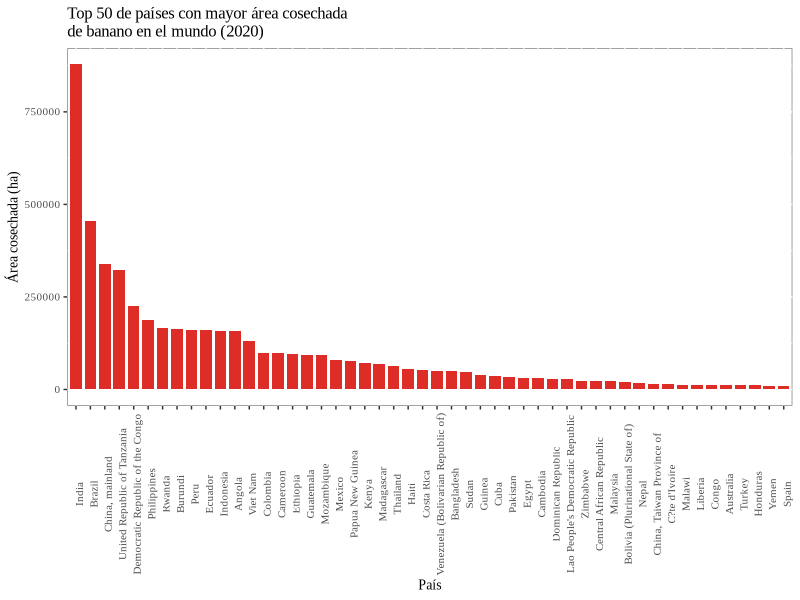
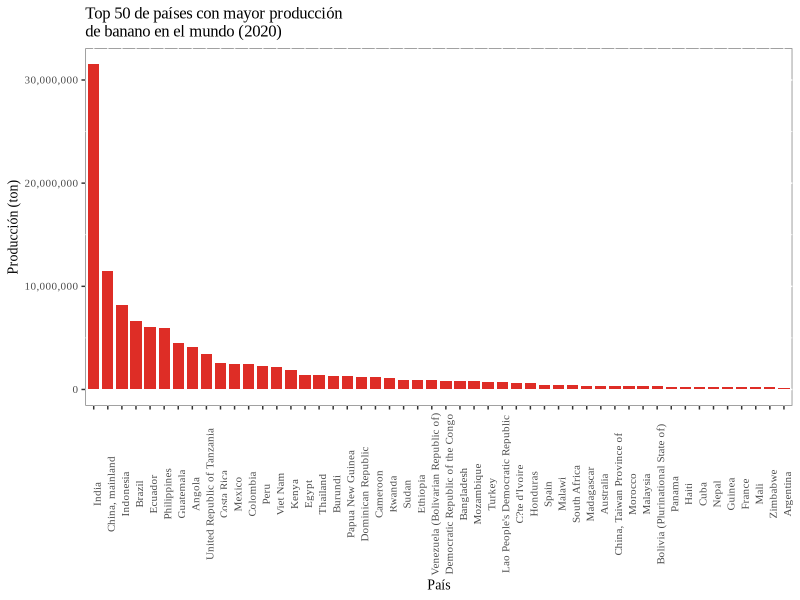
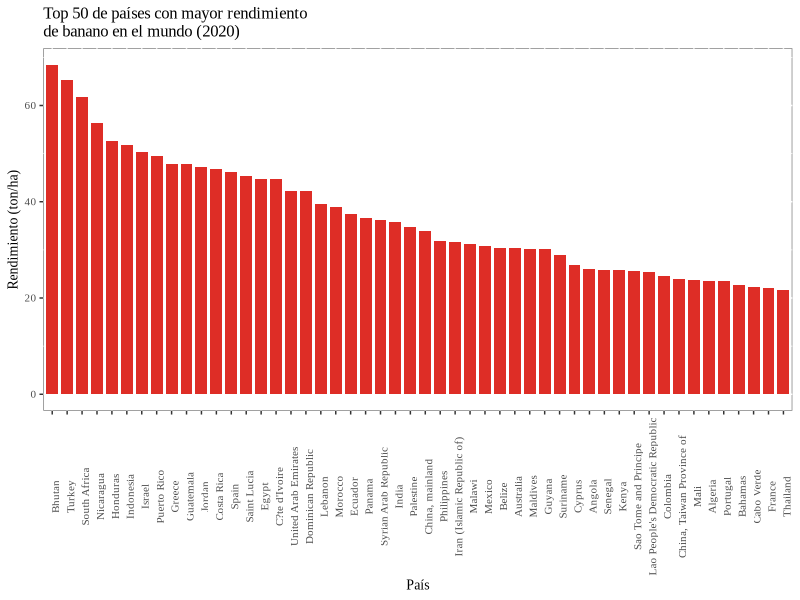

These figures' R source, in order:
setwd('D:/Sioma/Datos_banano')
dir()
data<-read.csv("FAOSTAT_2020_paises.csv")
unique(data$Element)

library(tidyr)
library(dplyr)
library(ggplot2)

###data_2<-pivot_wider(data,names_from='Element', values_from='Value')


area<-filter(data, Element=='Area harvested')
rendimiento<-filter(data, Element=='Yield')
produccion<-filter(data, Element=='Production')


############# Area

area <- filter(area, Area != "China")

area<-arrange(area, desc(Value))

area2<-area[1:50,]

ggplot(area2,aes(x=reorder(Area, -Value),y=Value))+
        geom_col(fill='#de2d26', width = 0.8)+ theme(axis.text.x = element_text(angle = 90))+
        theme(panel.background = element_rect(fill = "white", colour = "grey50"))+
        labs(x="País", y="Área cosechada (ha)", 
             title='Top 50 de países con mayor área cosechada \nde banano en el mundo (2020)')+
        theme(text=element_text(family="Times New Roman", size=10))
        
############ Produccion

install.packages('scales')
library(scales)

produccion <- filter(produccion, Area != "China") 

produccion<-arrange(produccion, desc(Value))

produccion2<-produccion[1:50,]

ggplot(produccion2,aes(x=reorder(Area, -Value),y=Value))+
        geom_col(fill='#de2d26', width = 0.8)+ theme(axis.text.x = element_text(angle = 90))+
        theme(panel.background = element_rect(fill = "white", colour = "grey50"))+
        labs(x="País", y="Producción (ton)", 
             title='Top 50 de países con mayor producción \nde banano en el mundo (2020)')+
        theme(text=element_text(family="Times New Roman", size=10))+
        scale_y_continuous(labels = scales::comma)


############ Rendimiento


rendimiento <- arrange(rendimiento, desc(Value))

rendimiento <- filter(rendimiento, Area != "China") 

rendimiento2<-rendimiento[1:50,]

rendimiento2$rend_ton<-rendimiento2$Value/10000

 

ggplot(rendimiento2,aes(x=reorder(Area, -rend_ton),y=rend_ton))+
        geom_col(fill='#de2d26', width = 0.8)+ theme(axis.text.x = element_text(angle = 90))+
        theme(panel.background = element_rect(fill = "white", colour = "grey50"))+
        labs(x="País", y="Rendimiento (ton/ha)", 
             title='Top 50 de países con mayor rendimiento \nde banano en el mundo (2020)')+
        theme(text=element_text(family="Times New Roman", size=10))+
        scale_y_continuous(labels = scales::comma)

